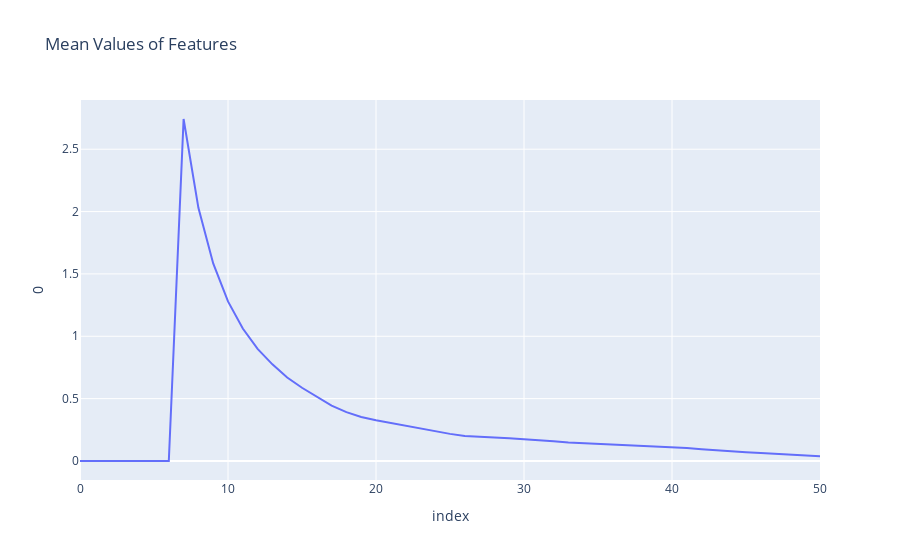

The cell this chart's notebook holds for it:
### Code cell
plot_slope_df=slope_df.mean().fillna(0).reset_index(drop=True).reset_index()
fig = px.line(plot_slope_df, x='index', y=0, 
              title='Mean Values of Features')
fig

### Figure 1 — Plotly figure (JSON) as saved in the notebook; plotly's stock layout.template omitted (floating-point values rounded to 4 significant figures)
{"data": [{"hovertemplate": "index=%{x}<br>0=%{y}<extra></extra>", "legendgroup": "", "line": {"color": "#636efa", "dash": "solid"}, "marker": {"symbol": "circle"}, "mode": "lines", "name": "", "orientation": "v", "showlegend": false, "type": "scatter", "x": [0, 1, 2, 3, 4, 5, 6, 7, 8, 9, 10, 11, 12, 13, 14, 15, 16, 17, 18, 19, 20, 21, 22, 23, 24, 25, 26, 27, 28, 29, 30, 31, 32, 33, 34, 35, 36, 37, 38, 39, 40, 41, 42, 43, 44, 45, 46, 47, 48, 49, 50], "xaxis": "x", "y": [0, 0, 0, 0, 0, 0, 0, 2.742, 2.03, 1.584, 1.28, 1.062, 0.8991, 0.7748, 0.6699, 0.5873, 0.513, 0.4438, 0.3917, 0.3532, 0.3266, 0.304, 0.2853, 0.2625, 0.2356, 0.2175, 0.1996, 0.1965, 0.1893, 0.1814, 0.1749, 0.1683, 0.1591, 0.1489, 0.1434, 0.1384, 0.1339, 0.1285, 0.1247, 0.1158, 0.111, 0.1043, 0.09471, 0.08533, 0.07547, 0.0705, 0.06373, 0.05745, 0.05245, 0.04788, 0.03871], "yaxis": "y"}], "layout": {"autosize": true, "legend": {"tracegroupgap": 0}, "title": {"text": "Mean Values of Features"}, "xaxis": {"anchor": "y", "autorange": true, "domain": [0, 1], "range": [0, 50], "title": {"text": "index"}, "type": "linear"}, "yaxis": {"anchor": "x", "autorange": true, "domain": [0, 1], "range": [-0.1523, 2.895], "title": {"text": "0"}, "type": "linear"}}}
